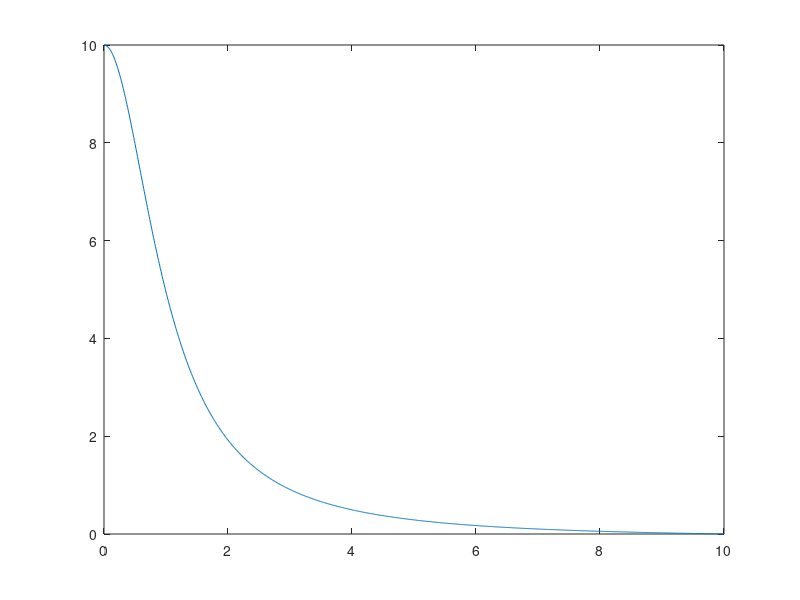

Write the MATLAB code that produced this figure.
clear all;
close all;

%clamp((1.0 - pow(distance/radius, 2.0)),0.0,1.0)/(1.0 + distance*distance);

f = @(r,R) (1.0 - (r./R).^2) ./ (1.0 + r.^2);


R=10.0;
I=R;
r=0:0.01:R;
plot(r,I*f(r,R));